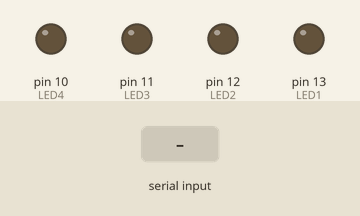
Simulated run of this sketch. Board: Arduino Uno, built with avr-gcc and run on an emulated ATmega328P. Shown: output pins drawn as LEDs (lit = HIGH). Dashed ring = blinking. Inputs (shaded band) come from the test bench.

Above: at 1.2 s.
1.3 s: "1" received over Serial
At 1.55 s:
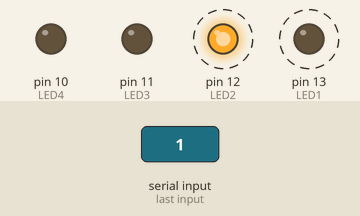
At 1.95 s:
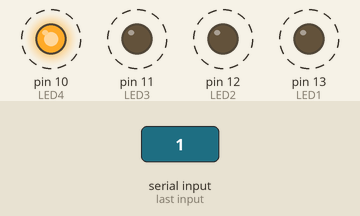
Timing chart, 0 to 6.7 s (numbered marks = the images above; inputs shaded):
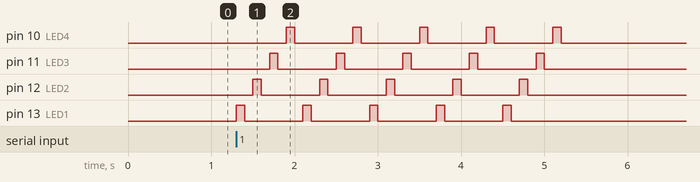

Measured:
- after the input at 1.3 s, pin 10 (LED4): alternates HIGH for 0.10 s and LOW for 0.70 s, 10 changes in all, then stays LOW, starting after 0.60 s; pin 11 (LED3): alternates HIGH for 0.10 s and LOW for 0.70 s, 10 changes in all, then stays LOW, starting after 0.40 s

The sketch:

alarm.ino
```cpp
#define BaudRate 9600
#define LED1    13
#define LED2    12
#define LED3    11
#define LED4    10

char incomingOption;

void setup()
{
  pinMode(LED1, OUTPUT);
  pinMode(LED2, OUTPUT);
  pinMode(LED3, OUTPUT);
  pinMode(LED4, OUTPUT);
  Serial.begin(BaudRate);
}
void loop()
{
     incomingOption = Serial.read();
     switch(incomingOption){
        case '1':
          alarm();
          break;
     }
}

void alarm(){

  for(int i =1; i <= 5; i++){
    digitalWrite(LED1, HIGH);
    delay(100);
    digitalWrite(LED1, LOW);
    delay(100);

    {digitalWrite(LED2, HIGH);
    delay(100);
    digitalWrite(LED2, LOW);
    delay(100);}

    {digitalWrite(LED3, HIGH);
    delay(100);
    digitalWrite(LED3, LOW);
    delay(100);}

    {digitalWrite(LED4, HIGH);
    delay(100);
    digitalWrite(LED4, LOW);
    delay(100);}
  }
}
```
